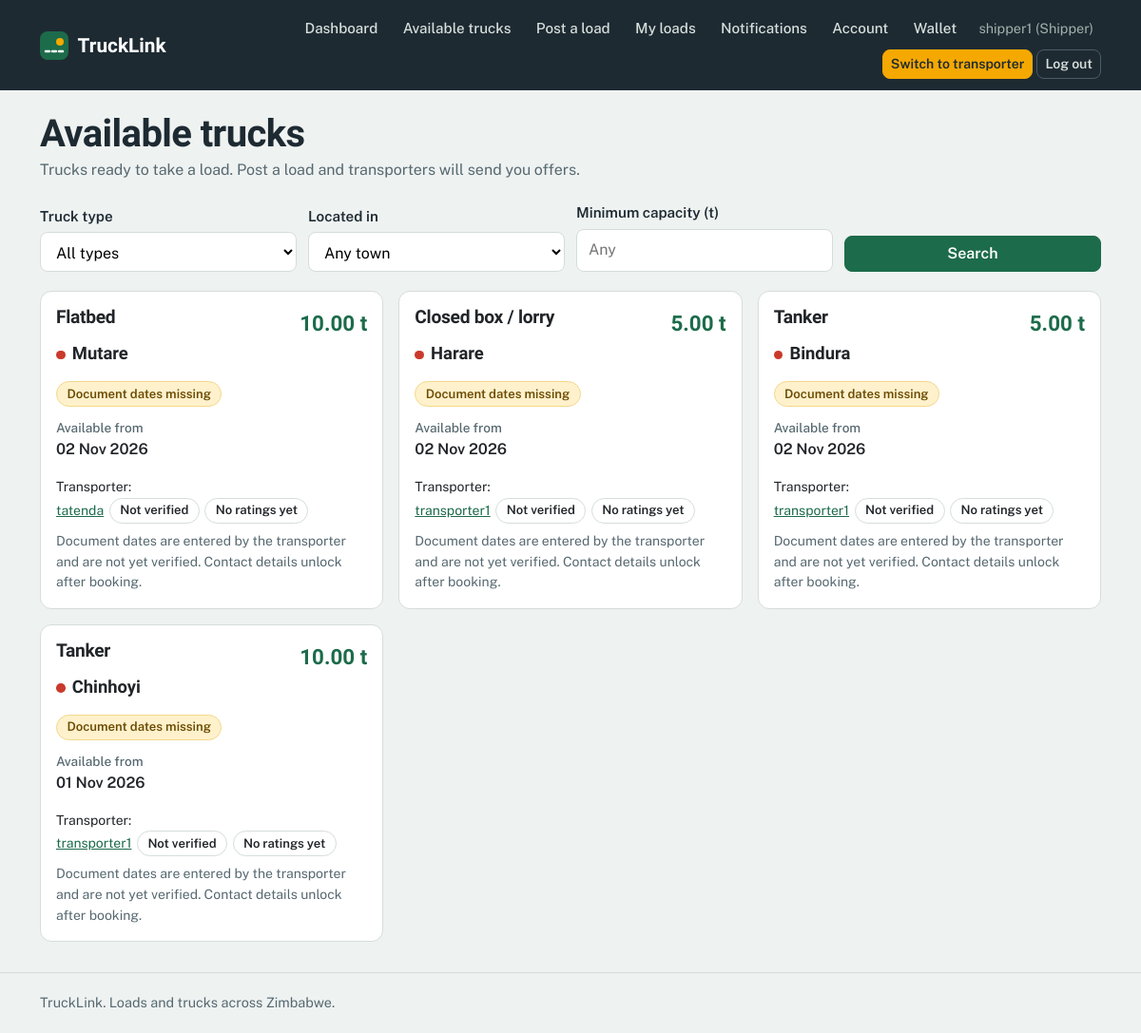
/trucks/ (signed in), run on the app's committed database.
### accounts/models.py (models this page shows, shortened)
class Profile(models.Model):
    ROLE_CHOICES = [
        ('shipper', 'Shipper (I have loads)'),
        ('transporter', 'Transporter (I have trucks)'),
    ]
    user = models.OneToOneField(settings.AUTH_USER_MODEL, on_delete=models.CASCADE)
    role = models.CharField(max_length=20, choices=ROLE_CHOICES)
    phone = models.CharField(max_length=20, blank=True)
    both_roles = models.BooleanField(default=False)
    @property
    def kyc_status(self):
        latest = self.user.kyc_submissions.first()
        return latest.status if latest else 'none'
    @property
    def is_verified(self):
        return self.kyc_status == 'approved'

### trucks/models.py (models this page shows, shortened)
class Truck(models.Model):
    TYPE_CHOICES = [
        ('flatbed', 'Flatbed'),
        ('tipper', 'Tipper'),
        ('tanker', 'Tanker'),
        ('refrigerated', 'Refrigerated'),
        ('box', 'Closed box / lorry'),
        ('lowbed', 'Lowbed'),
    ]
    owner = models.ForeignKey(settings.AUTH_USER_MODEL, on_delete=models.CASCADE,
                              related_name='trucks')
    truck_type = models.CharField(max_length=20, choices=TYPE_CHOICES)
    capacity_tonnes = models.DecimalField(max_digits=6, decimal_places=2)
    registration_number = models.CharField(max_length=20)
    make = models.CharField(max_length=50, blank=True, default='')
    vehicle_model = models.CharField(max_length=50, blank=True, default='')
    year = models.PositiveSmallIntegerField(null=True, blank=True)
    axle_configuration = models.CharField(max_length=20, blank=True, default='')
    volume_cbm = models.DecimalField(max_digits=7, decimal_places=2, null=True, blank=True)
    current_location = models.CharField(max_length=100)
    heading_to = models.CharField(max_length=100, blank=True)
    available_from = models.DateField(null=True, blank=True)
    insurance_expiry = models.DateField(null=True, blank=True)
    roadworthy_expiry = models.DateField(null=True, blank=True)
    is_available = models.BooleanField(default=True)
    created_at = models.DateTimeField(auto_now_add=True)

### trucks/views.py (the view)
# urls.py: path('', views.truck_list, name='truck_list'),
@login_required
def truck_list(request):
    if _role(request.user) == 'transporter':
        return redirect('load_list')
    today = timezone.localdate()
    selected = {
        'type': request.GET.get('type', ''),
        'location': request.GET.get('location', ''),
        'min': request.GET.get('min', ''),
    }
    trucks = (Truck.objects.filter(is_available=True)
              .exclude(insurance_expiry__lt=today)
              .exclude(roadworthy_expiry__lt=today)
              .select_related('owner'))
    if selected['type']:
        trucks = trucks.filter(truck_type=selected['type'])
    if selected['location']:
        trucks = trucks.filter(current_location=selected['location'])
    if selected['min']:
        try:
            trucks = trucks.filter(capacity_tonnes__gte=Decimal(selected['min']))
        except InvalidOperation:
            pass
    return render(request, 'trucks/truck_list.html', {
        'trucks': trucks.order_by('-created_at'),
        'selected': selected,
        'filtered': any(selected.values()),
        'towns': sorted(TOWNS),
        'type_choices': Truck.TYPE_CHOICES,
    })

### accounts/models.py (called while the page is built)
def visible_reviews(user):
    cutoff = timezone.now() - timedelta(days=14)
    reply = Review.objects.filter(offer=OuterRef('offer'), reviewer=OuterRef('reviewee'))
    return (Review.objects.filter(reviewee=user)
            .annotate(has_reply=Exists(reply))
            .filter(Q(has_reply=True) | Q(created_at__lt=cutoff)))

def rating_summary(user):
    data = visible_reviews(user).aggregate(avg=Avg('stars'), n=Count('id'))
    return data['avg'], data['n']

### accounts/templatetags/notify_tags.py (called while the page is built)
@register.simple_tag
def unread_count(user):
    if not user.is_authenticated:
        return 0
    return user.notifications.filter(is_read=False).count()

### accounts/templatetags/trust_tags.py (called while the page is built)
@register.inclusion_tag('accounts/_trust_chip.html')
def trust_chip(person):
    profile = getattr(person, 'profile', None)
    avg, count = rating_summary(person)
    return {
        'person': person,
        'verified': bool(profile and profile.is_verified),
        'avg': round(avg, 1) if avg else None,
        'count': count,
    }

### trucks/views.py (called while the page is built)
def _role(user):
    profile = getattr(user, 'profile', None)
    return profile.role if profile else None

### trucks/templates/trucks/truck_list.html (shortened to what this page needs)
{% extends 'base.html' %}
{% load trust_tags %}
{% block content %}
<div class="page-head">
  <h1>Available trucks</h1>
  <p class="muted mb-0">Trucks ready to take a load. Post a load and transporters will send you offers.</p>
</div>
<form method="get" class="filters">
  <div>
    <label for="f-type">Truck type</label>
    <select id="f-type" name="type">
      <option value="">All types</option>
    </select>
  </div>
  <div>
    <label for="f-loc">Located in</label>
    <select id="f-loc" name="location">
      <option value="">Any town</option>
    </select>
  </div>
  <div>
    <label for="f-min">Minimum capacity (t)</label>
    <input id="f-min" type="number" name="min" min="0" step="0.5" value="{{ selected.min }}" placeholder="Any">
  </div>
  <div class="d-flex gap-2">
    <button type="submit" class="btn btn-primary flex-grow-1">Search</button>
  </div>
</form>
<div class="row g-3">
  {% for truck in trucks %}
  <div class="col-12 col-md-6 col-xl-4">
    <article class="card h-100">
      <div class="card-body">
        <div class="d-flex justify-content-between align-items-start">
          <h2 class="load-title">{{ truck.get_truck_type_display }}</h2>
          <span class="cap">{{ truck.capacity_tonnes }} t</span>
        </div>
        <div class="route"><span class="town">{{ truck.current_location }}</span></div>
        <div class="chips">
          {% if truck.insurance_expiry and truck.roadworthy_expiry %}<span class="chip chip-ok">Document dates on file</span>{% else %}<span class="chip chip-warn">Document dates missing</span>{% endif %}
        </div>
        <dl class="facts">
          <div><dt>Available from</dt><dd>{{ truck.available_from|date:"d M Y"|default:"Now" }}</dd></div>
        </dl>
        <p class="mb-2 small">Transporter: {% trust_chip truck.owner %}</p>
        <p class="small muted mb-0">Document dates are entered by the transporter and are not yet verified. Contact details unlock after booking.</p>
      </div>
    </article>
  </div>
  {% empty %}
  <div class="col-12"><div class="empty">
    {% if filtered %}No trucks match these filters. Try removing one.{% else %}No trucks available yet. When a transporter registers one, it will appear here.{% endif %}
  </div></div>
  {% endfor %}
</div>
{% endblock %}

### accounts/templates/base.html (shortened to what this page needs)
{% load notify_tags %}
<!DOCTYPE html>
<html lang="en">
<head>
  <link href="https://cdn.jsdelivr.net/npm/bootstrap@5.3.3/dist/css/bootstrap.min.css" rel="stylesheet">
</head>
<body>
  {% unread_count user as unread %}
  <header class="topbar">
    <div class="container topbar-inner">
      <a href="{% url 'home' %}" class="brand">
        <svg width="30" height="30" viewBox="0 0 30 30" aria-hidden="true"><rect width="30" height="30" rx="8" fill="#1C6B4A"/><path d="M6 21 L24 21" stroke="#fff" stroke-width="2.5" stroke-dasharray="4 3" stroke-linecap="round"/><circle cx="21" cy="11" r="4" fill="#F5A800"/></svg>
        <span>TruckLink</span>
      </a>
      <nav class="navlinks" aria-label="Main">
        {% if user.is_authenticated %}
          <a class="navlink" href="{% url 'dashboard' %}">Dashboard</a>
          {% if user.profile.role == 'shipper' %}
            <a class="navlink" href="{% url 'truck_list' %}">Available trucks</a>
            <a class="navlink" href="{% url 'post_load' %}">Post a load</a>
            <a class="navlink" href="{% url 'my_loads' %}">My loads</a>
          {% elif user.profile.role == 'transporter' %}
            <a class="navlink" href="{% url 'load_list' %}">Available loads</a>
            <a class="navlink" href="{% url 'my_offers' %}">My offers</a>
            <a class="navlink" href="{% url 'my_trucks' %}">My trucks</a>
          {% else %}
            <a class="navlink" href="{% url 'load_list' %}">Loads</a>
            <a class="navlink" href="{% url 'truck_list' %}">Trucks</a>
          {% endif %}
          <a class="navlink" href="{% url 'notifications' %}">Notifications{% if unread %}<span class="count">{{ unread }}</span>{% endif %}</a>
          <a class="navlink" href="{% url 'account' %}">Account</a>
                    <a class="navlink" href="{% url 'wallet_home' %}">Wallet</a>
          <span class="userchip">{{ user.username }}{% if user.profile %} ({{ user.profile.role|title }}){% endif %}</span>
          {% if user.profile.both_roles %}
          <form method="post" action="{% url 'switch_role' %}" class="d-inline">
            <button type="submit" class="btn btn-sm btn-warning">Switch to {% if user.profile.role == 'shipper' %}transporter{% else %}shipper{% endif %}</button>
          </form>
          {% endif %}
          <form method="post" action="{% url 'logout' %}" class="d-inline">
            <button type="submit" class="btn btn-sm btn-nav">Log out</button>
          </form>
        {% else %}
          <a class="navlink" href="{% url 'login' %}">Log in</a>
          <a class="btn btn-sm btn-warning" href="{% url 'register' %}">Register</a>
        {% endif %}
      </nav>
    </div>
  </header>
  <main id="main">
    <div class="container">
      {% block content %}{% endblock %}
    </div>
  </main>
  <footer class="footer">
    <div class="container">TruckLink. Loads and trucks across Zimbabwe.</div>
  </footer>
</body>
</html>

### accounts/templates/accounts/_trust_chip.html
<span style="display:inline-flex;flex-wrap:wrap;gap:.35rem;align-items:center;">
  <a href="{% url 'public_profile' person.username %}">{{ person.username }}</a>
  {% if verified %}<span class="chip chip-ok">Verified</span>{% else %}<span class="chip">Not verified</span>{% endif %}
  {% if count %}<span class="chip">{{ avg }} out of 5 ({{ count }})</span>{% else %}<span class="chip">No ratings yet</span>{% endif %}
</span>

### accounts/templates/base.html (style rules this page uses)
:root { --asphalt:#1E2A32; --mist:#EEF2F1; --paper:#FFFFFF; --msasa:#1C6B4A; --msasa-dark:#14513A; --msasa-tint:#E1F0E9; --amber:#F5A800; --amber-tint:#FFF1CC; --brake:#C93A2B; --brake-tint:#FBE5E1; --line:#D5DDDA; --muted:#566870; --bs-primary-rgb:28,107,74; --bs-success-rgb:28,107,74; --bs-warning-rgb:245,168,0; --bs-danger-rgb:201,58,43; --bs-secondary-rgb:86,104,112; }
body { font-family:'Public Sans',system-ui,-apple-system,'Segoe UI',sans-serif; background:var(--mist); color:var(--asphalt); line-height:1.55; min-height:100vh; display:flex; flex-direction:column; }
main { flex:1; }
h1,h2,h3,h4,.display-font { font-family:'Bricolage Grotesque','Public Sans',sans-serif; font-weight:700; letter-spacing:-.015em; line-height:1.1; }
main h1 { margin-top:1.5rem; }
a { color:var(--msasa); }
.muted { color:var(--muted); }
.topbar { background:var(--asphalt); color:#fff; }
.topbar-inner { display:flex; align-items:center; justify-content:space-between; gap:1rem; padding-top:.75rem; padding-bottom:.75rem; }
.brand { display:flex; align-items:center; gap:.6rem; color:#fff; text-decoration:none; font-family:'Bricolage Grotesque',sans-serif; font-weight:700; font-size:1.3rem; }
.navlinks { display:flex; align-items:center; gap:.25rem; flex-wrap:wrap; justify-content:flex-end; }
.navlink { color:#D7E0DD; text-decoration:none; padding:.4rem .7rem; border-radius:8px; font-weight:500; font-size:.95rem; }
.userchip { color:#9FB2AC; font-size:.9rem; padding:0 .5rem; }
.btn { border-radius:8px; font-weight:600; }
.btn-primary, .btn-success { --bs-btn-color:#fff; --bs-btn-bg:#1C6B4A; --bs-btn-border-color:#1C6B4A; --bs-btn-hover-color:#fff; --bs-btn-hover-bg:#14513A; --bs-btn-hover-border-color:#14513A; --bs-btn-active-color:#fff; --bs-btn-active-bg:#14513A; --bs-btn-active-border-color:#14513A; }
.btn-warning { --bs-btn-color:#1E2A32; --bs-btn-bg:#F5A800; --bs-btn-border-color:#F5A800; --bs-btn-hover-color:#1E2A32; --bs-btn-hover-bg:#DB9500; --bs-btn-hover-border-color:#DB9500; --bs-btn-active-color:#1E2A32; --bs-btn-active-bg:#C98900; --bs-btn-active-border-color:#C98900; }
.btn-nav { --bs-btn-color:#D7E0DD; --bs-btn-border-color:#4B5C66; --bs-btn-hover-color:#fff; --bs-btn-hover-bg:rgba(255,255,255,.1); --bs-btn-hover-border-color:#9FB2AC; --bs-btn-active-color:#fff; --bs-btn-active-bg:rgba(255,255,255,.15); }
.card { border:1px solid var(--line); border-radius:12px; background:var(--paper); box-shadow:none; }
form label { display:block; font-weight:600; margin-bottom:.3rem; font-size:.95rem; }
form input:not([type=checkbox]):not([type=hidden]), form select, form textarea { width:100%; padding:.6rem .75rem; border:1.5px solid var(--line); border-radius:8px; background:#fff; font:inherit; }
.route { display:flex; align-items:center; gap:.6rem; margin-bottom:.9rem; }
.route .town { font-family:'Bricolage Grotesque',sans-serif; font-weight:700; font-size:1.15rem; white-space:nowrap; }
.route .town::before { content:""; display:inline-block; width:.6rem; height:.6rem; border-radius:50%; margin-right:.45rem; background:var(--msasa); }
.route .town:last-child::before { background:var(--brake); }
.page-head { margin:1.5rem 0 1.25rem; }
.page-head h1 { font-size:clamp(1.75rem,4vw,2.5rem); margin:0 0 .25rem; }
.load-title { font-size:1.2rem; margin:0 0 .75rem; }
.facts { display:flex; flex-wrap:wrap; gap:.5rem 1.5rem; margin:0 0 1rem; }
.facts dt { font-weight:500; color:var(--muted); font-size:.85rem; }
.facts dd { margin:0; font-weight:600; }
.cap { font-family:'Bricolage Grotesque',sans-serif; font-size:1.4rem; font-weight:700; color:var(--msasa); }
.chips { display:flex; flex-wrap:wrap; gap:.4rem; margin-bottom:.75rem; }
.chip { display:inline-block; border:1px solid var(--line); border-radius:999px; padding:.15rem .65rem; font-size:.82rem; font-weight:600; background:#fff; }
.chip-warn { border-color:#F2D888; color:#6B4A00; background:var(--amber-tint); }
.filters { display:grid; grid-template-columns:repeat(auto-fit,minmax(150px,1fr)); gap:.75rem; align-items:end; margin-bottom:1.25rem; }
.footer { border-top:1px solid var(--line); color:var(--muted); padding:1.25rem 0; margin-top:2rem; font-size:.9rem; }

### data on the page
Truck: truck_type "Flatbed", capacity_tonnes "10.00", current_location "Mutare", shows "Document dates missing", available_from "02 Nov 2026"
Truck: truck_type "Closed box / lorry", capacity_tonnes "5.00", current_location "Harare", shows "Document dates missing", available_from "02 Nov 2026"
Truck: truck_type "Tanker", capacity_tonnes "5.00", current_location "Bindura", shows "Document dates missing", available_from "02 Nov 2026"
Truck: truck_type "Tanker", capacity_tonnes "10.00", current_location "Chinhoyi", shows "Document dates missing", available_from "01 Nov 2026"

### other printed values
{{ user.username }} "shipper1"
{{ user.profile.role|title }} "Shipper"
{{ person.username }} "tatenda"
{{ person.username }} "transporter1"
